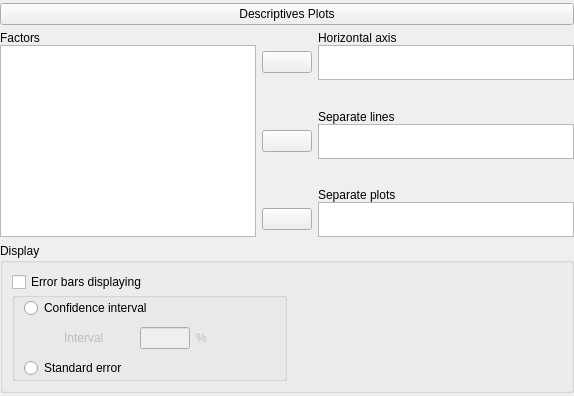
    <widget class="QWidget" name="descriptivesPlot" native="true">
     <layout class="QGridLayout" name="gridLayout_22">
      <property name="leftMargin">
       <number>0</number>
      </property>
      <property name="topMargin">
       <number>3</number>
      </property>
      <property name="rightMargin">
       <number>0</number>
      </property>
      <property name="bottomMargin">
       <number>3</number>
      </property>
      <item row="1" column="0">
       <widget class="QWidget" name="containerDescriptivesPlot" native="true">
        <layout class="QGridLayout" name="gridLayout_24">
         <property name="leftMargin">
          <number>0</number>
         </property>
         <property name="topMargin">
          <number>0</number>
         </property>
         <property name="rightMargin">
          <number>0</number>
         </property>
         <property name="bottomMargin">
          <number>0</number>
         </property>
         <item row="0" column="0">
          <widget class="QWidget" name="widget_17" native="true">
           <layout class="QGridLayout" name="gridLayout_14">
            <property name="leftMargin">
             <number>0</number>
            </property>
            <property name="topMargin">
             <number>0</number>
            </property>
            <property name="rightMargin">
             <number>0</number>
            </property>
            <property name="bottomMargin">
             <number>0</number>
            </property>
            <property name="spacing">
             <number>0</number>
            </property>
            <item row="0" column="0">
             <widget class="QLabel" name="label_7">
              <property name="text">
               <string>Factors</string>
              </property>
             </widget>
            </item>
            <item row="1" column="0">
             <widget class="AvailableFieldsListView" name="plotVariables">
              <property name="sizePolicy">
               <sizepolicy hsizetype="Expanding" vsizetype="Expanding">
                <horstretch>0</horstretch>
                <verstretch>0</verstretch>
               </sizepolicy>
              </property>
              <property name="maximumSize">
               <size>
                <width>16777215</width>
                <height>16777215</height>
               </size>
              </property>
             </widget>
            </item>
           </layout>
          </widget>
         </item>
         <item row="0" column="1">
          <widget class="QWidget" name="widget_15" native="true">
           <property name="sizePolicy">
            <sizepolicy hsizetype="Preferred" vsizetype="Preferred">
             <horstretch>0</horstretch>
             <verstretch>0</verstretch>
            </sizepolicy>
           </property>
           <layout class="QGridLayout" name="gridLayout_21">
            <property name="leftMargin">
             <number>0</number>
            </property>
            <property name="topMargin">
             <number>0</number>
            </property>
            <property name="rightMargin">
             <number>0</number>
            </property>
            <property name="bottomMargin">
             <number>0</number>
            </property>
            <property name="spacing">
             <number>0</number>
            </property>
            <item row="1" column="0">
             <spacer name="verticalSpacer_2">
              <property name="orientation">
               <enum>Qt::Vertical</enum>
              </property>
              <property name="sizeHint" stdset="0">
               <size>
                <width>20</width>
                <height>0</height>
               </size>
              </property>
             </spacer>
            </item>
            <item row="2" column="0">
             <widget class="QWidget" name="widget_20" native="true">
              <property name="sizePolicy">
               <sizepolicy hsizetype="Preferred" vsizetype="Preferred">
                <horstretch>0</horstretch>
                <verstretch>0</verstretch>
               </sizepolicy>
              </property>
              <layout class="QGridLayout" name="gridLayout_16">
               <property name="leftMargin">
                <number>0</number>
               </property>
               <property name="topMargin">
                <number>0</number>
               </property>
               <property name="rightMargin">
                <number>0</number>
               </property>
               <property name="bottomMargin">
                <number>0</number>
               </property>
               <property name="verticalSpacing">
                <number>0</number>
               </property>
               <item row="0" column="1">
                <widget class="QLabel" name="label_11">
                 <property name="sizePolicy">
                  <sizepolicy hsizetype="Fixed" vsizetype="Fixed">
                   <horstretch>0</horstretch>
                   <verstretch>0</verstretch>
                  </sizepolicy>
                 </property>
                 <property name="text">
                  <string>Separate lines</string>
                 </property>
                </widget>
               </item>
               <item row="1" column="0">
                <widget class="AssignButton" name="buttonAssignSeperateLines">
                 <property name="sizePolicy">
                  <sizepolicy hsizetype="Fixed" vsizetype="Fixed">
                   <horstretch>0</horstretch>
                   <verstretch>0</verstretch>
                  </sizepolicy>
                 </property>
                 <property name="minimumSize">
                  <size>
                   <width>50</width>
                   <height>0</height>
                  </size>
                 </property>
                 <property name="maximumSize">
                  <size>
                   <width>50</width>
                   <height>16777215</height>
                  </size>
                 </property>
                 <property name="text">
                  <string/>
                 </property>
                </widget>
               </item>
               <item row="1" column="1">
                <widget class="BoundListView" name="plotSeparateLines">
                 <property name="sizePolicy">
                  <sizepolicy hsizetype="Expanding" vsizetype="Fixed">
                   <horstretch>0</horstretch>
                   <verstretch>0</verstretch>
                  </sizepolicy>
                 </property>
                 <property name="maximumSize">
                  <size>
                   <width>16777215</width>
                   <height>35</height>
                  </size>
                 </property>
                </widget>
               </item>
              </layout>
             </widget>
            </item>
            <item row="0" column="0">
             <widget class="QWidget" name="widget_19" native="true">
              <property name="sizePolicy">
               <sizepolicy hsizetype="Preferred" vsizetype="Preferred">
                <horstretch>0</horstretch>
                <verstretch>0</verstretch>
               </sizepolicy>
              </property>
              <layout class="QGridLayout" name="gridLayout_15">
               <property name="leftMargin">
                <number>0</number>
               </property>
               <property name="topMargin">
                <number>0</number>
               </property>
               <property name="rightMargin">
                <number>0</number>
               </property>
               <property name="bottomMargin">
                <number>0</number>
               </property>
               <property name="verticalSpacing">
                <number>0</number>
               </property>
               <item row="2" column="0">
                <widget class="AssignButton" name="buttonAssignHorizontalAxis">
                 <property name="sizePolicy">
                  <sizepolicy hsizetype="Fixed" vsizetype="Fixed">
                   <horstretch>0</horstretch>
                   <verstretch>0</verstretch>
                  </sizepolicy>
                 </property>
                 <property name="minimumSize">
                  <size>
                   <width>50</width>
                   <height>0</height>
                  </size>
                 </property>
                 <property name="maximumSize">
                  <size>
                   <width>50</width>
                   <height>16777215</height>
                  </size>
                 </property>
                 <property name="text">
                  <string/>
                 </property>
                </widget>
               </item>
               <item row="0" column="1">
                <widget class="QLabel" name="label_8">
                 <property name="sizePolicy">
                  <sizepolicy hsizetype="Fixed" vsizetype="Fixed">
                   <horstretch>0</horstretch>
                   <verstretch>0</verstretch>
                  </sizepolicy>
                 </property>
                 <property name="text">
                  <string>Horizontal axis</string>
                 </property>
                </widget>
               </item>
               <item row="2" column="1">
                <widget class="BoundListView" name="plotHorizontalAxis">
                 <property name="sizePolicy">
                  <sizepolicy hsizetype="Expanding" vsizetype="Fixed">
                   <horstretch>0</horstretch>
                   <verstretch>0</verstretch>
                  </sizepolicy>
                 </property>
                 <property name="maximumSize">
                  <size>
                   <width>16777215</width>
                   <height>35</height>
                  </size>
                 </property>
                </widget>
               </item>
              </layout>
             </widget>
            </item>
            <item row="4" column="0">
             <widget class="QWidget" name="widget_22" native="true">
              <property name="sizePolicy">
               <sizepolicy hsizetype="Preferred" vsizetype="Preferred">
                <horstretch>0</horstretch>
                <verstretch>0</verstretch>
               </sizepolicy>
              </property>
              <layout class="QGridLayout" name="gridLayout_18">
               <property name="leftMargin">
                <number>0</number>
               </property>
               <property name="topMargin">
                <number>0</number>
               </property>
               <property name="rightMargin">
                <number>0</number>
               </property>
               <property name="bottomMargin">
                <number>0</number>
               </property>
               <property name="verticalSpacing">
                <number>0</number>
               </property>
               <item row="1" column="1">
                <widget class="BoundListView" name="plotSeparatePlots">
                 <property name="sizePolicy">
                  <sizepolicy hsizetype="Expanding" vsizetype="Fixed">
                   <horstretch>0</horstretch>
                   <verstretch>0</verstretch>
                  </sizepolicy>
                 </property>
                 <property name="maximumSize">
                  <size>
                   <width>16777215</width>
                   <height>35</height>
                  </size>
                 </property>
                </widget>
               </item>
               <item row="1" column="0">
                <widget class="AssignButton" name="buttonAssignSeperatePlots">
                 <property name="sizePolicy">
                  <sizepolicy hsizetype="Fixed" vsizetype="Fixed">
                   <horstretch>0</horstretch>
                   <verstretch>0</verstretch>
                  </sizepolicy>
                 </property>
                 <property name="minimumSize">
                  <size>
                   <width>50</width>
                   <height>0</height>
                  </size>
                 </property>
                 <property name="maximumSize">
                  <size>
                   <width>50</width>
                   <height>16777215</height>
                  </size>
                 </property>
                 <property name="text">
                  <string/>
                 </property>
                </widget>
               </item>
               <item row="0" column="1">
                <widget class="QLabel" name="label_13">
                 <property name="sizePolicy">
                  <sizepolicy hsizetype="Fixed" vsizetype="Fixed">
                   <horstretch>0</horstretch>
                   <verstretch>0</verstretch>
                  </sizepolicy>
                 </property>
                 <property name="text">
                  <string>Separate plots</string>
                 </property>
                </widget>
               </item>
              </layout>
             </widget>
            </item>
            <item row="3" column="0">
             <spacer name="verticalSpacer_3">
              <property name="orientation">
               <enum>Qt::Vertical</enum>
              </property>
              <property name="sizeHint" stdset="0">
               <size>
                <width>20</width>
                <height>0</height>
               </size>
              </property>
             </spacer>
            </item>
           </layout>
          </widget>
         </item>
         <item row="1" column="0" colspan="2">
          <widget class="GroupBox" name="groupOptions2_2">
           <property name="title">
            <string>Display</string>
           </property>
           <layout class="QGridLayout" name="gridLayout_17">
            <property name="verticalSpacing">
             <number>0</number>
            </property>
            <item row="1" column="0">
             <widget class="BoundGroupBox" name="errorBarType">
              <layout class="QGridLayout" name="gridLayout_27">
               <property name="topMargin">
                <number>0</number>
               </property>
               <property name="bottomMargin">
                <number>0</number>
               </property>
               <property name="verticalSpacing">
                <number>9</number>
               </property>
               <item row="2" column="0">
                <widget class="QRadioButton" name="_2standardError">
                 <property name="text">
                  <string>Standard error</string>
                 </property>
                </widget>
               </item>
               <item row="0" column="0">
                <widget class="QRadioButton" name="_1confidenceInterval">
                 <property name="text">
                  <string>Confidence interval</string>
                 </property>
                </widget>
               </item>
               <item row="1" column="0">
                <widget class="QWidget" name="widgetConfidenceIntervalInterval" native="true">
                 <property name="enabled">
                  <bool>false</bool>
                 </property>
                 <layout class="QGridLayout" name="gridLayout_28">
                  <property name="leftMargin">
                   <number>40</number>
                  </property>
                  <property name="topMargin">
                   <number>0</number>
                  </property>
                  <property name="bottomMargin">
                   <number>0</number>
                  </property>
                  <item row="0" column="1">
                   <widget class="BoundTextBox" name="confidenceIntervalInterval">
                    <property name="maximumSize">
                     <size>
                      <width>50</width>
                      <height>16777215</height>
                     </size>
                    </property>
                   </widget>
                  </item>
                  <item row="0" column="0">
                   <widget class="QLabel" name="label_6">
                    <property name="text">
                     <string>Interval</string>
                    </property>
                   </widget>
                  </item>
                  <item row="0" column="2">
                   <widget class="QLabel" name="label_12">
                    <property name="text">
                     <string>%</string>
                    </property>
                   </widget>
                  </item>
                 </layout>
                </widget>
               </item>
              </layout>
              <zorder>widgetConfidenceIntervalInterval</zorder>
              <zorder>_1confidenceInterval</zorder>
              <zorder>_2standardError</zorder>
             </widget>
            </item>
            <item row="0" column="0">
             <widget class="BoundCheckBox" name="plotErrorBars">
              <property name="text">
               <string>Error bars displaying</string>
              </property>
             </widget>
            </item>
            <item row="0" column="1">
             <spacer name="horizontalSpacer_2">
              <property name="orientation">
               <enum>Qt::Horizontal</enum>
              </property>
              <property name="sizeHint" stdset="0">
               <size>
                <width>40</width>
                <height>20</height>
               </size>
              </property>
             </spacer>
            </item>
            <item row="1" column="1">
             <spacer name="horizontalSpacer_6">
              <property name="orientation">
               <enum>Qt::Horizontal</enum>
              </property>
              <property name="sizeHint" stdset="0">
               <size>
                <width>40</width>
                <height>20</height>
               </size>
              </property>
             </spacer>
            </item>
           </layout>
          </widget>
         </item>
        </layout>
       </widget>
      </item>
      <item row="0" column="0">
       <widget class="ExpanderButton" name="expanderDescriptivesPlot">
        <property name="sizePolicy">
         <sizepolicy hsizetype="Expanding" vsizetype="Fixed">
          <horstretch>0</horstretch>
          <verstretch>0</verstretch>
         </sizepolicy>
        </property>
        <property name="text">
         <string>Descriptives Plots</string>
        </property>
       </widget>
      </item>
     </layout>
    </widget>
